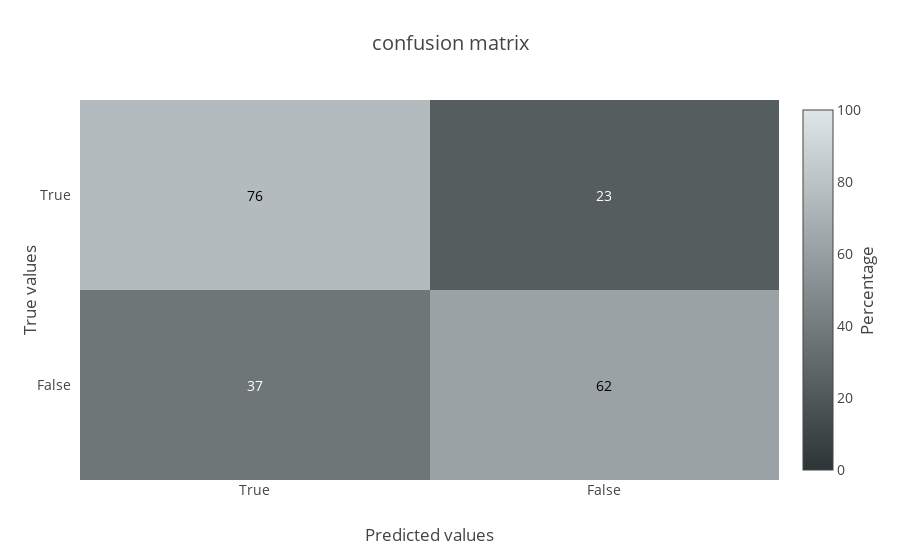

Notebook source saved alongside this figure:
### Code cell
m = plot_confusion_matrix(y_test=y_test, y_pred=y_pred)
py.iplot(m, filename='fatigue/confusion_matrix')

### Figure 1 — Plotly figure (JSON) as saved in the notebook; plotly's stock layout.template omitted (floating-point values rounded to 4 significant figures)
{"data": [{"colorbar": {"title": "Percentage", "titleside": "right"}, "colorscale": [[0, "#2d3436"], [1, "#dfe6e9"]], "showscale": true, "type": "heatmap", "x": ["True", "False"], "y": ["True", "False"], "z": [[76, 23], [37, 62]], "zmax": 100, "zmin": 0}], "layout": {"annotations": [{"font": {"color": "#000000"}, "showarrow": false, "text": "76", "x": "True", "xref": "x1", "y": "True", "yref": "y1"}, {"font": {"color": "#FFFFFF"}, "showarrow": false, "text": "23", "x": "False", "xref": "x1", "y": "True", "yref": "y1"}, {"font": {"color": "#FFFFFF"}, "showarrow": false, "text": "37", "x": "True", "xref": "x1", "y": "False", "yref": "y1"}, {"font": {"color": "#000000"}, "showarrow": false, "text": "62", "x": "False", "xref": "x1", "y": "False", "yref": "y1"}], "font": {"size": 14}, "hovermode": "closest", "title": "confusion matrix", "xaxis": {"dtick": 1, "gridcolor": "rgb(0, 0, 0)", "side": "bottom", "ticks": "", "title": "Predicted values"}, "yaxis": {"autorange": "reversed", "dtick": 1, "ticks": "", "ticksuffix": "  ", "title": "True values"}}}
